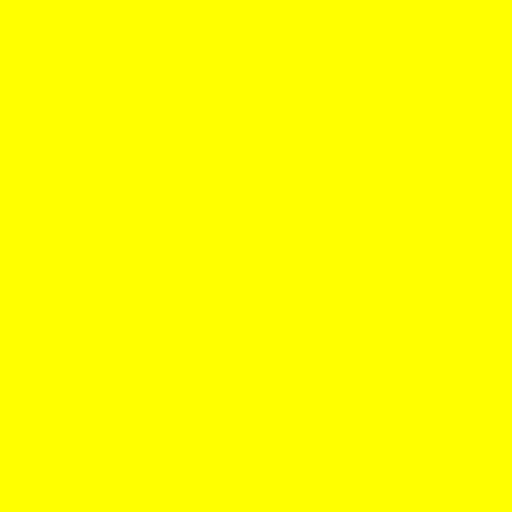
#> input picture 1 Parcial/Practica3/Procesamiento de Imagenesdave/Programas/fig7.jpg, 512 x 512 px
$ python Ecualizacion.py
#> lines starting #> are read from the running program, lines starting #| are printed output that depends on the picture
import cv2
import numpy as np
from matplotlib import pyplot as plt

img1 = cv2.imread('fig7.jpg',0)
#> img1: shape (512, 512); every value is 226
hist,bins = np.histogram(img1.flatten(),256,[0,256])
#> hist = 256 values, max 262144 at index 226, min 0 at index 0, mean 1024; bins = 257 values from 0 to 256
cdf = hist.cumsum()
#> cdf = 256 values from 0 to 262144
cdf_normalized = cdf * hist.max()/ cdf.max()
#> cdf_normalized = 256 values from 0 to 262144
plt.plot(cdf_normalized, color = 'b')
plt.hist(img1.flatten(),256,[0,256], color = 'r')
plt.xlim([0,256])
plt.legend(('cdf','histograma'), loc = 'upper right')
plt.show()
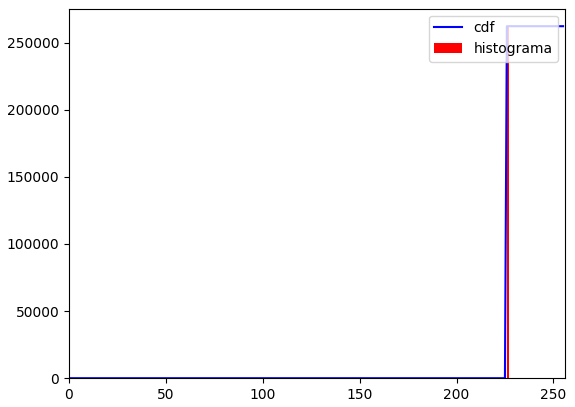
#> figure drawn by matplotlib, 1 panel; tallest bar 262144 high, from x = 226 to 227; curve peaks at x = 226, y = 262144


cdf_m = np.ma.masked_equal(cdf,0)
cdf_m = (cdf_m - cdf_m.min())*255/(cdf_m.max()-cdf_m.min())
cdf = np.ma.filled(cdf_m,0).astype('uint8')
#> cdf = 256 values from 0 to 0
img2 = cdf[img1]
#> img2: shape (512, 512); every value is 0


cv2.imshow('cebras_modificado.png',img2)
cv2.waitKey(0)
cv2.destroyAllWindows()
